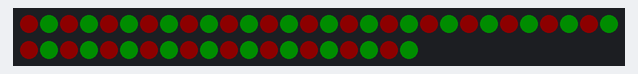
This sketch was run on a simulated ATtiny85, built with avr-gcc and run on an emulated ATtiny85. Parts: 50 RGB LEDs in strip order, left to right, continuing on the next row. Dim RGB values are drawn brighter than linear.

Above: at 0.47 s.
At 33.1 s:
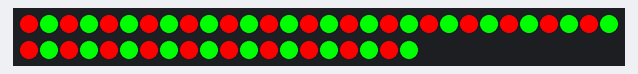

The sketch:

xmas2_dimmer.ino
```cpp
#include <Adafruit_NeoPixel.h>
#ifdef __AVR__
  #include <avr/power.h>
#endif

#define PIN 4

// Parameter 1 = number of pixels in strip
// Parameter 2 = Arduino pin number (most are valid)
// Parameter 3 = pixel type flags, add together as needed:
//   NEO_KHZ800  800 KHz bitstream (most NeoPixel products w/WS2812 LEDs)
//   NEO_KHZ400  400 KHz (classic 'v1' (not v2) FLORA pixels, WS2811 drivers)
//   NEO_GRB     Pixels are wired for GRB bitstream (most NeoPixel products)
//   NEO_RGB     Pixels are wired for RGB bitstream (v1 FLORA pixels, not v2)
//   NEO_RGBW    Pixels are wired for RGBW bitstream (NeoPixel RGBW products)
Adafruit_NeoPixel strip = Adafruit_NeoPixel(50, PIN, NEO_GRB + NEO_KHZ800);

// IMPORTANT: To reduce NeoPixel burnout risk, add 1000 uF capacitor across
// pixel power leads, add 300 - 500 Ohm resistor on first pixel's data input
// and minimize distance between Arduino and first pixel.  Avoid connecting
// on a live circuit...if you must, connect GND first.

void setup() {
  // This is for Trinket 5V 16MHz, you can remove these three lines if you are not using a Trinket
  #if defined (__AVR_ATtiny85__)
    if (F_CPU == 16000000) clock_prescale_set(clock_div_1);
  #endif
  // End of trinket special code

  //Serial.begin(9600);
  strip.begin();
  strip.show(); // Initialize all pixels to 'off'
}

void loop() {

  // previous state dimmer code (red and green colors)
  FadeInExistingAll2Color(strip.Color(255, 0, 0), strip.Color(0, 255, 0));
  colorAll2Color(strip.Color(255, 0, 0), strip.Color(0, 255, 0), 150); // Red Green
  FadeOutExistingAll2Color(strip.Color(255, 0, 0), strip.Color(0, 255, 0));
  delay(1000);  // wait 1sec

  // goes to black, issue that all bulbs have to be same color
  //FadeInOut(0xff, 0x77, 0x00);
  //delay(1000);


  // white to dark, issue that this code never goes to black
  //brighten();
  //darken();
  //delay(1000);

}


void FadeInExistingAll2Color(uint32_t c1, uint32_t c2)
{
  uint32_t stripArray [ strip.numPixels() ];
  uint32_t currentcolor;
  uint32_t dimmedcolor;
  //int numerator;
  //float percent;

  // capture end result
  for(uint16_t i=0; i<strip.numPixels(); i++)
  {
    if(i % 2 == 0) //even
        stripArray[i] = c1;
    else // odd
      stripArray[i] = c2;
  }


  // slowly turn up brightness
  for(int dim = 1; dim < 256 ; dim++ )
  {

    //dim each color on th strip
    for(uint16_t i=0; i<strip.numPixels(); i++)
    {
      // get current color
      currentcolor = stripArray[i];

      // change brightness color
      dimmedcolor = ColorBrightness(currentcolor, dim);

      // set color on strip
      strip.setPixelColor(i, dimmedcolor);
      //delay(10);
      //strip.show();
    }
    //percent = ( (255-dim) / 256);
    //Serial.println(dim);
    //Serial.println(percent);
    delay(10);
    strip.show();
  }

}


void FadeOutExistingAll2Color(uint32_t c1, uint32_t c2)
{
  uint32_t stripArray [ strip.numPixels() ];
  uint32_t currentcolor;
  uint32_t dimmedcolor;

  // capture end result
  for(uint16_t i=0; i<strip.numPixels(); i++)
  {
    if(i % 2 == 0) //even
        stripArray[i] = c1;
    else // odd
      stripArray[i] = c2;
  }


  // slowly turn down brightness
  for(int dim = 255; dim >= 0 ; dim-- )
  {

    //dim each color on th strip
    for(uint16_t i=0; i<strip.numPixels(); i++)
    {
      // get current color
      currentcolor = stripArray[i];

      // change brightness color
      dimmedcolor = ColorBrightness(currentcolor, dim);

      // set color on strip
      strip.setPixelColor(i, dimmedcolor);
      //delay(10);
      //strip.show();
    }

    delay(10);
    strip.show();
  }

}


uint32_t ColorBrightness(uint32_t color, uint32_t k)
{
    float  r = (k/256.0) * Red(color);
    float  g = (k/256.0) * Green(color);
    float  b = (k/256.0) * Blue(color);

    uint32_t dimColor = strip.Color(r, g, b);
    return dimColor;
}


uint32_t DimColorBitShift(uint32_t color)
{
    uint32_t dimColor = strip.Color(Red(color) >> 1, Green(color) >> 1, Blue(color) >> 1);
    return dimColor;
}

// Returns the Red component of a 32-bit color
uint8_t Red(uint32_t color)
{
    return (color >> 16) & 0xFF;
}

// Returns the Green component of a 32-bit color
uint8_t Green(uint32_t color)
{
    return (color >> 8) & 0xFF;
}

// Returns the Blue component of a 32-bit color
uint8_t Blue(uint32_t color)
{
    return color & 0xFF;
}


void FadeOutExistingState()
{
  for(int i = 255; i > 0 ; i-- ) {
    strip.setBrightness(i);
    delay(10);
    strip.show();
  }

}


void FadeInOut(byte red, byte green, byte blue){
  float r, g, b;


  for(int k = 0; k < 256; k=k+1) {
    r = (k/256.0)*red;
    g = (k/256.0)*green;
    b = (k/256.0)*blue;
    setAll(r,g,b);
    delay(10);
    strip.show();
  }

  delay(1000);

  for(int k = 255; k >= 0; k=k-1)
  {
    r = (k/256.0)*red;
    g = (k/256.0)*green;
    b = (k/256.0)*blue;
    setAll(r,g,b);
    strip.show();
  }
}

void setAll(byte red, byte green, byte blue) {
  for(int i = 0; i < strip.numPixels() ; i++ ) {
    strip.setPixelColor(i, red, green, blue);
  }
  strip.show();
}

// 0 to 255
void brighten() {
  uint16_t i, j;

  for (j = 45; j < 255; j++) {
    for (i = 0; i < strip.numPixels(); i++) {
      strip.setPixelColor(i, j, j, j);
    }
    strip.show();
    delay(10);
  }
  //delay(1500);
}

// 255 to 0
void darken() {
  Serial.begin(9600);
  uint16_t i, j;
  for (j = 255; j > 45; j--) {
    for (i = 0; i < strip.numPixels(); i++) {
      strip.setPixelColor(i, j, j, j);
    }
    strip.show();
    delay(10);
    Serial.println(j);
  }
  delay(1500);
}

// Fill the dots one after the other with a color
void colorAll2Color(uint32_t c1, uint32_t c2, uint8_t wait) {
  for(uint16_t i=0; i<strip.numPixels(); i++) {
    if(i % 2 == 0) //even
        strip.setPixelColor(i, c1);
    else // odd
      strip.setPixelColor(i, c2);
  }
    strip.show();
    delay(wait*10);
}
```
